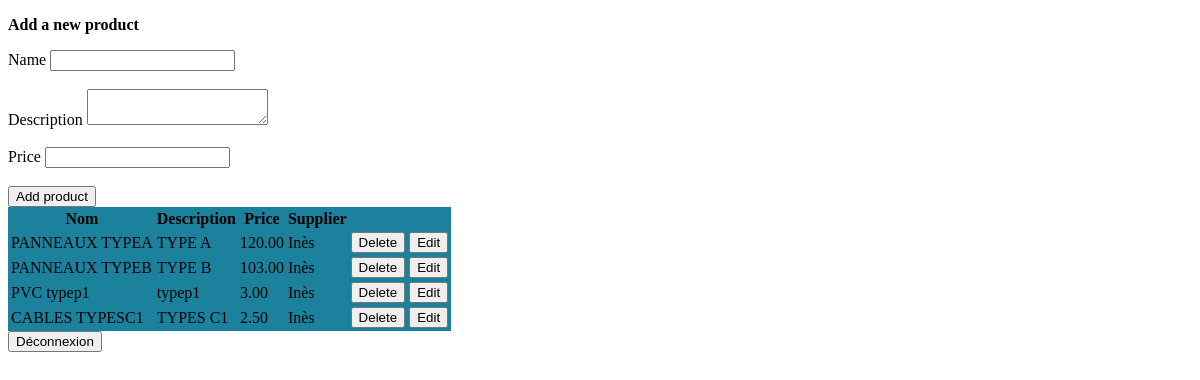
/add_supplier_products/ (signed in), run on the app's committed database.
### gestion/models.py (models this page shows, shortened)
class Product(models.Model):
    name = models.CharField(max_length=100)
    description = models.TextField(max_length= 200)
    price = models.DecimalField(max_digits= 10, decimal_places= 2)
    supplier = models.ForeignKey(User, on_delete = models.CASCADE)

class User(AbstractUser):
    ROLE_CHOICES = [
        ('admin', 'Admin'),
        ('buyer', 'Buyer'),
        ('supplier','Supplier'),
    ]
    role = models.CharField(max_length= 8, choices= ROLE_CHOICES)
    groups = models.ManyToManyField('auth.Group', related_name= 'custom_user_groups', blank=True)
    user_permissions = models.ManyToManyField('auth.Permission', related_name= 'custom_user_permissions', blank=True)

### gestion/views.py (the view, shortened to what this page needs)
# urls.py: path("add_supplier_products/", views.supplier_products, name="supplier_products"),
@login_required
@role_required('Supplier')
def supplier_products(request):
    products = Product.objects.all()
    return render(request, 'supplier_products.html', {'products': products})

### gestion/views.py (called while the page is built)
def role_required(role):
    def decorator(view_func):
        @wraps(view_func)
        def _wrapped_view(request, *args, **kwargs):
                if request.user.is_authenticated and request.user.role == role:
                    return view_func(request, *args, **kwargs)
                else:
                    return HttpResponseForbidden(" NO PERMISSION")
        return _wrapped_view
    return decorator

### gestion/templates/supplier_products.html (shortened to what this page needs)
<!DOCTYPE html>
<html lang="en">
<head>
</head>
<body>
    <form method="post" action="">{% csrf_token %}
        <p><strong> Add a new product </strong></p>
            <label for ="name"> Name</label>
            <input type="text" id="name" name="name" required><br><br>
            <label for ="description"> Description</label>
            <textarea id="description" name="description" required></textarea><br><br>
            <label for ="price"> Price</label>
            <input type="number" step="0.01"  id="price" name="price" required><br><br>
            <div>
             <button type="submit"> Add product </button>
            </div>
    </form>
        <table>
            <thead>
                <tr>
                    <th>Nom</th>
                    <th>Description</th>
                    <th>Price</th>
                    <th>Supplier</th>
                </tr>
            </thead>
            <tbody>
                {% for product in products %}
                <tr>
                    <td>{{product.name}}</td>
                    <td>{{product.description}}</td>
                    <td>{{product.price}}</td>
                    <td>{{product.supplier.username}}</td>
                    <td> <form method="post" action="{% url 'delete_product' product.id %}">{% csrf_token %}
                            <button type="submit"> Delete </button>
                        </form>
                    </td>
                    <td>
                        <form method="get" action="{% url 'edit_product' product.id %}">{% csrf_token %}
                            <button type="submit"> Edit </button>
                        </form>
                    </td>
                </tr>
                {% empty %}
                <tr>
                    <td colspan="3">No products available.</td>
                </tr>
                {% endfor %}
            </tbody>
        </table>
</body>
    <form method="post" action="{% url 'logout' %}">{% csrf_token %}
        <button type="submit"> Déconnexion </button>
    </form>
</html>

### gestion/templates/supplier_products.html (style rules this page uses)
table { display: table; background-color: rgb(28, 129, 156); border: 10; }

### data on the page
Product: name "PANNEAUX TYPEA", description "TYPE A", price "120.00", supplier.username "Inès"
Product: name "PANNEAUX TYPEB", description "TYPE B", price "103.00", supplier.username "Inès"
Product: name "PVC typep1", description "typep1", price "3.00", supplier.username "Inès"
Product: name "CABLES TYPESC1", description "TYPES C1", price "2.50", supplier.username "Inès"
